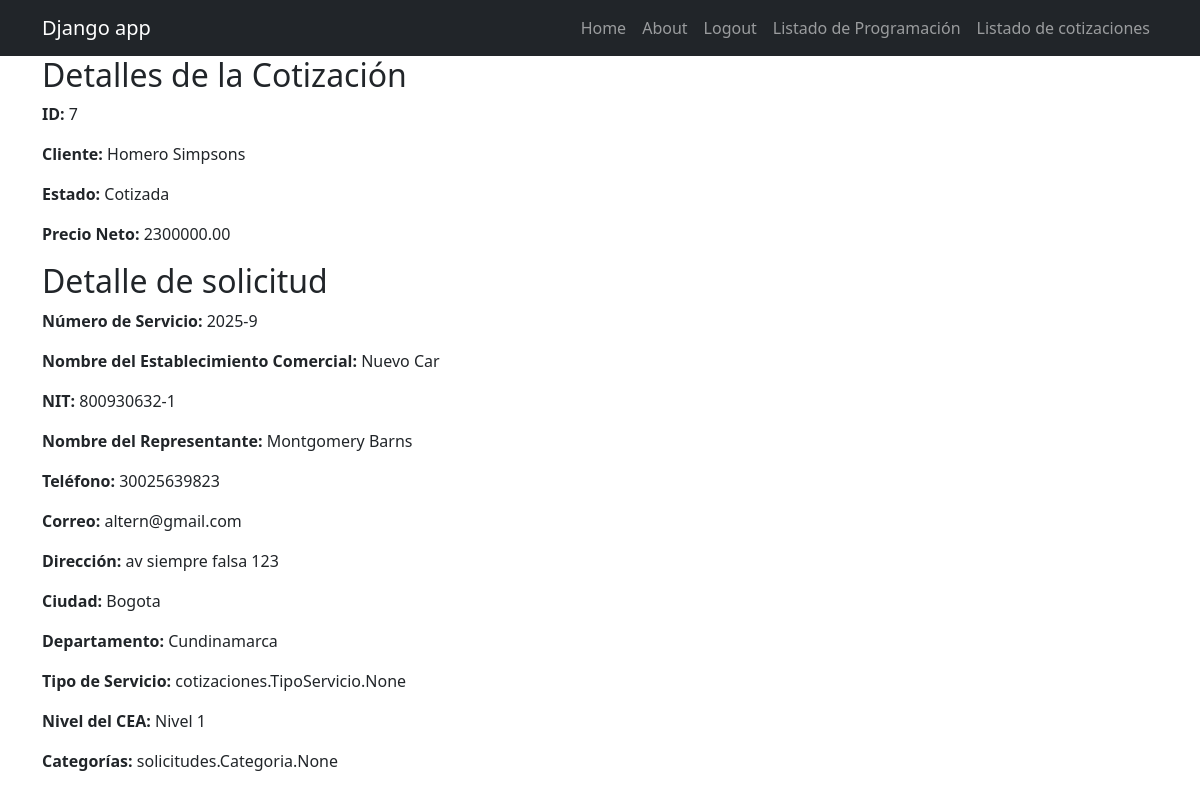
Before: /cotizaciones/detalle/7/ (signed in) with the older database file.
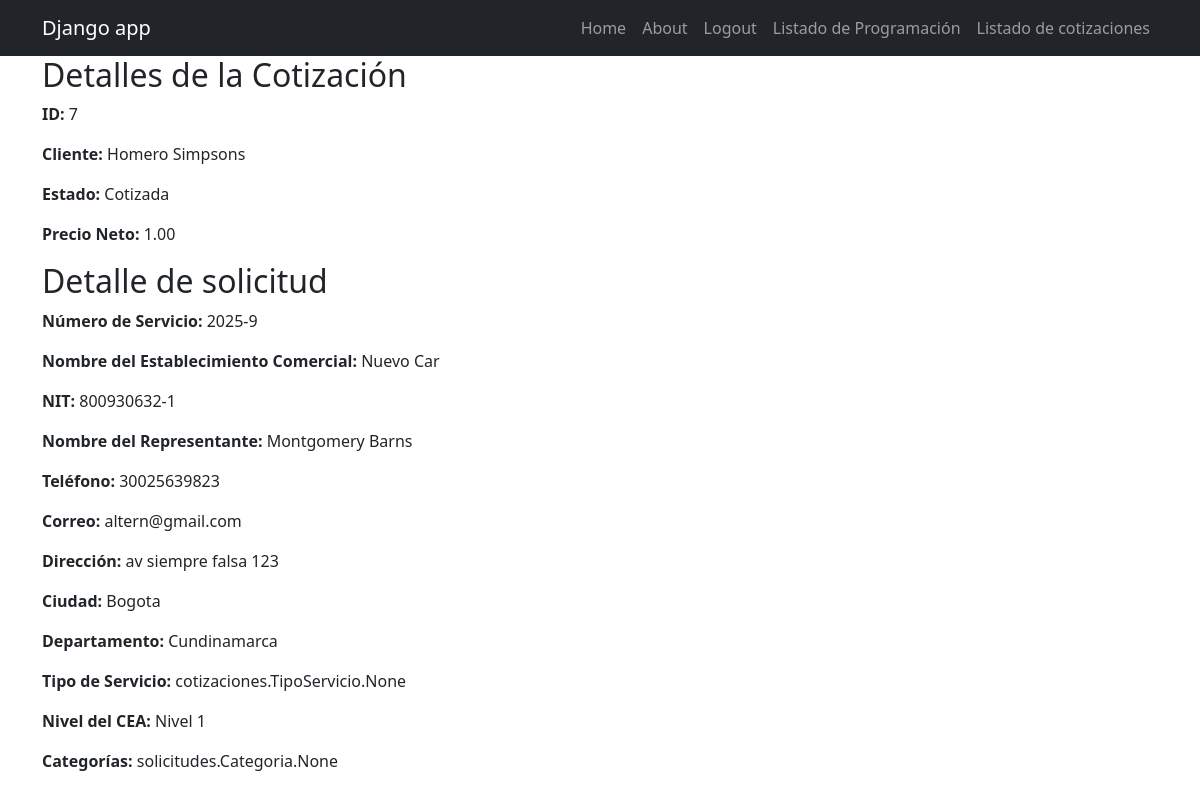
After: the same page with the newer database file.
### cotizaciones/models.py (models this page shows, shortened)
class Cotizacion(models.Model):
    solicitud = models.OneToOneField('solicitudes.Solicitud', on_delete=models.CASCADE)
    numero_servicio = models.CharField(max_length=10, unique=True, help_text="Formato: XXXX-X")
    fecha_cotizacion = models.DateField(null=True, blank=True)
    tipo_servicio = models.ManyToManyField("TipoServicio")
    dias_auditoria_etapa_1 = models.DecimalField(max_digits=3, decimal_places=1, null=True, blank=True)
    dias_auditoria_etapa_2 = models.DecimalField(max_digits=3, decimal_places=1, null=True, blank=True)
    precio_neto = models.DecimalField(max_digits=10, decimal_places=2, help_text="Valor sin IVA")
    precio_iva = models.DecimalField(max_digits=10, decimal_places=2, default=Decimal("0.00"), help_text="IVA (19%)")
    precio_total = models.DecimalField(max_digits=10, decimal_places=2, default=Decimal("0.00"), help_text="Total con IVA")
    ESTADO_CHOICES = [
        ('Pendiente', 'Pendiente'),
        ('Aprobada', 'Aprobada'),
        ('Rechazada', 'Rechazada'),
        ('Programada', 'Programada'),
    ]
    estado = models.CharField(max_length=20, choices=ESTADO_CHOICES, default='Pendiente')

### solicitudes/models.py (models this page shows, shortened)
class Solicitud(models.Model):
    cliente = models.ForeignKey(Cliente, on_delete=models.CASCADE, related_name="solicitudes_solicitudes")  # Relación con el modelo Cliente
    fecha_solicitud = models.DateField(default=date.today)  # Fecha en que se crea la solicitud
    estado = models.CharField(
        max_length=20,
        choices=[
            ('Pendiente', 'Pendiente'),
            ('Aprobada', 'Aprobada'),
            ('Rechazada', 'Rechazada')
        ],
        default='Pendiente'
    )  # Estado de la solicitud

### cotizaciones/views.py (the view)
# urls.py: path("detalle/<int:cotizacion_id>/", detalle_cotizacion, name="detalle_cotizacion"),
@login_required
def detalle_cotizacion(request, cotizacion_id):
    cotizacion = get_object_or_404(Cotizacion, id=cotizacion_id)
    cotizacion.precio_neto = localize(cotizacion.precio_neto)
    cotizacion.precio_iva = localize(cotizacion.precio_iva)
    cotizacion.precio_total = localize(cotizacion.precio_total)
    solicitud = cotizacion.solicitud
    cliente = solicitud.cliente  # Cliente asociado a la solicitud
    context = {
        "cotizacion": cotizacion,
        "solicitud": solicitud,
        "cliente": cliente,  # Agregar cliente al contexto
    }
    return render(request, "cotizaciones/detalle_cotizacion.html", context)

### cotizaciones/templates/cotizaciones/detalle_cotizacion.html (shortened to what this page needs)
{% extends 'layouts/base.html' %}
{% block content %}
<body>
    <h2>Detalles de la Cotización</h2>
{% if cotizacion %}
    <p><strong>ID:</strong> {{ cotizacion.id }}</p>
    <p><strong>Cliente:</strong> {{ cliente.nombre_propietario }}</p>
    <p><strong>Estado:</strong> {{ cotizacion.solicitud.estado }}</p>
    <p><strong>Precio Neto:</strong> {{ cotizacion.precio_neto }}</p>
    <h2>Detalle de solicitud</h2>
    <p><strong>Número de Servicio:</strong> {{ cotizacion.numero_servicio }}</p>
    <p><strong>Nombre del Establecimiento Comercial:</strong> {{ cliente.nombre_establecimiento }}</p>
    <p><strong>NIT:</strong> {{ cliente.nit }}</p>
    <p><strong>Nombre del Representante:</strong> {{ cliente.representante_legal }}</p>
    <p><strong>Teléfono:</strong> {{ cliente.telefono_celular }}</p>
    <p><strong>Correo:</strong> {{ cliente.correo_electronico }}</p>
    <p><strong>Dirección:</strong> {{ cliente.direccion }}</p>
    <p><strong>Ciudad:</strong> {{ cliente.ciudad }}</p>
    <p><strong>Departamento:</strong> {{ cliente.departamento }}</p>
    <p><strong>Tipo de Servicio:</strong> {{ cotizacion.tipo_servicio }}</p>
    <p><strong>Nivel del CEA:</strong> {{ cliente.nivel_cea }}</p>
    <p><strong>Categorías:</strong> {{ cliente.categorias_certificar }}</p>
{% else %}
    <p>No se encontró la cotización.</p>
{% endif %}
</body>
{% endblock %}

Changed rows visible on the page:
changed Cotizacion "cotizaciones.TipoServicio.None": precio_neto "2300000.00" → "1.00"
